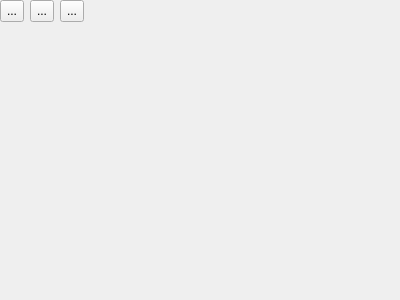
<?xml version="1.0" encoding="UTF-8"?>
<ui version="4.0">
 <class>DetailsDock</class>
 <widget class="QDockWidget" name="DetailsDock">
  <property name="geometry">
   <rect>
    <x>0</x>
    <y>0</y>
    <width>400</width>
    <height>300</height>
   </rect>
  </property>
  <property name="allowedAreas">
   <set>Qt::AllDockWidgetAreas</set>
  </property>
  <property name="windowTitle">
   <string>Feature Details</string>
  </property>
  <widget class="QWidget" name="dockWidgetContents">
   <layout class="QVBoxLayout" name="verticalLayout" stretch="0,1">
    <property name="leftMargin">
     <number>0</number>
    </property>
    <property name="topMargin">
     <number>0</number>
    </property>
    <property name="rightMargin">
     <number>0</number>
    </property>
    <property name="bottomMargin">
     <number>0</number>
    </property>
    <item>
     <layout class="QHBoxLayout" name="horizontalLayout">
      <item>
       <widget class="QToolButton" name="edit_btn">
        <property name="minimumSize">
         <size>
          <width>23</width>
          <height>22</height>
         </size>
        </property>
        <property name="toolTip">
         <string>Edit attribute details</string>
        </property>
        <property name="text">
         <string>...</string>
        </property>
        <property name="iconSize">
         <size>
          <width>16</width>
          <height>16</height>
         </size>
        </property>
       </widget>
      </item>
      <item>
       <widget class="QToolButton" name="delete_btn">
        <property name="minimumSize">
         <size>
          <width>23</width>
          <height>22</height>
         </size>
        </property>
        <property name="toolTip">
         <string>Delete a record</string>
        </property>
        <property name="text">
         <string>...</string>
        </property>
        <property name="iconSize">
         <size>
          <width>16</width>
          <height>16</height>
         </size>
        </property>
       </widget>
      </item>
      <item>
       <widget class="QToolButton" name="view_document_btn">
        <property name="minimumSize">
         <size>
          <width>23</width>
          <height>22</height>
         </size>
        </property>
        <property name="maximumSize">
         <size>
          <width>16777215</width>
          <height>16777215</height>
         </size>
        </property>
        <property name="toolTip">
         <string>View record supporting documents</string>
        </property>
        <property name="text">
         <string>...</string>
        </property>
        <property name="iconSize">
         <size>
          <width>16</width>
          <height>16</height>
         </size>
        </property>
       </widget>
      </item>
      <item>
       <spacer name="horizontalSpacer">
        <property name="orientation">
         <enum>Qt::Horizontal</enum>
        </property>
        <property name="sizeHint" stdset="0">
         <size>
          <width>40</width>
          <height>20</height>
         </size>
        </property>
       </spacer>
      </item>
     </layout>
    </item>
    <item>
     <widget class="QWidget" name="tree_container" native="true"/>
    </item>
   </layout>
  </widget>
 </widget>
 <resources/>
 <connections/>
</ui>
